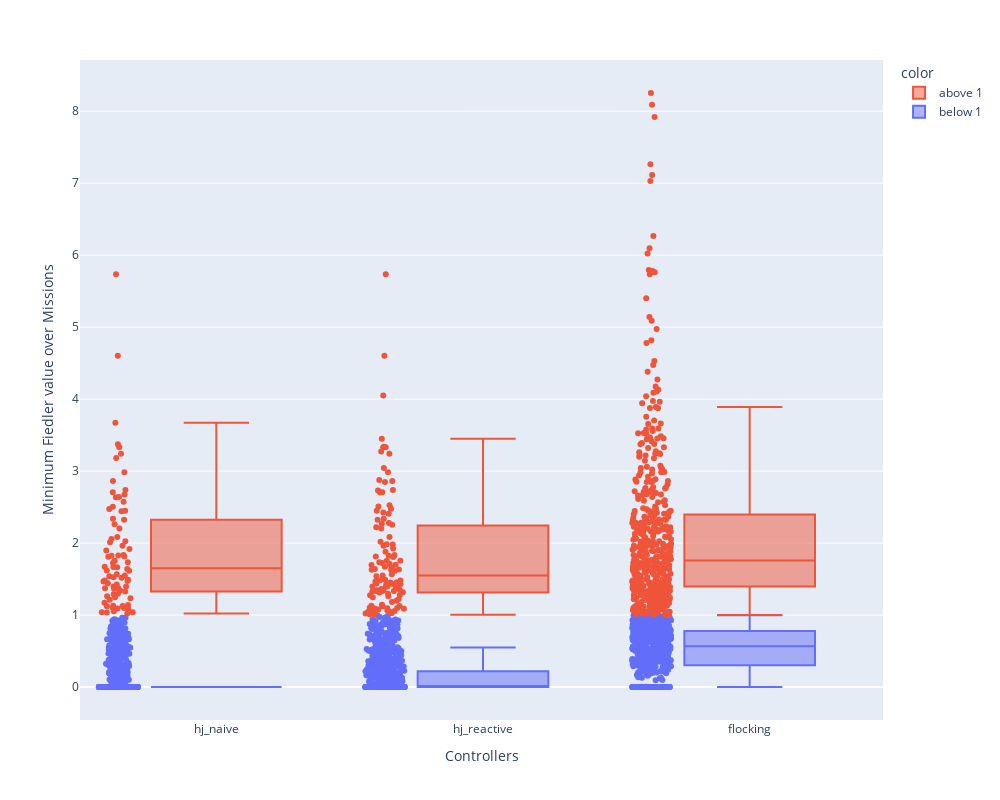

Here is the notebook cell this chart was saved with:
### Code cell
import plotly.express as px
import pandas as pd

# Create data frame
fiedler_dict = {"hj_naive": metrics_hj_naive["fiedler_min"],
                "hj_reactive": metrics_hj_reactive["fiedler_min"],
                "flocking": metrics_hj_flocking["fiedler_min"]}
beta_index_avg_df = pd.DataFrame(fiedler_dict)

# Create a list of colors based on the column values
colors = []
for col in beta_index_avg_df.columns:
    colors += ['red' if x < 1 else 'blue' for x in beta_index_avg_df[col]]
    # colors += ['red' if x < 1 else 'red' for x in beta_index_avg_df[col]]

# Create violin plot
fig_beta = px.box(beta_index_avg_df.melt(var_name='Controller', value_name='Minimum Fiedler value over Missions'), x='Controller', y='Minimum Fiedler value over Missions',
                      boxmode='overlay',color=colors, points="all")

# Add custom x and y labels
fig_beta.update_layout(
    xaxis_title="Controllers",
    yaxis_title="Minimum Fiedler value over Missions",
    legend_traceorder='reversed',
    height=800,
    width=1000
)
# Update the legend labels
fig_beta.update_traces(
    name='below 1',
    selector={'legendgroup': 'red'}
)
fig_beta.update_traces(
    name='above 1',
    selector={'legendgroup': 'blue'}
)

fig_beta.show()

### Figure 1 — Plotly figure (JSON) as saved in the notebook; plotly's stock layout.template omitted (floating-point values rounded to 4 significant figures; data arrays with more than 128 entries replaced by an {"elided": "..."} marker saying what was removed)
{"data": [{"alignmentgroup": "True", "boxpoints": "all", "hovertemplate": "color=red<br>Controller=%{x}<br>Minimum Fiedler value over Missions=%{y}<extra></extra>", "legendgroup": "red", "marker": {"color": "#636efa"}, "name": "below 1", "notched": false, "offsetgroup": "red", "orientation": "v", "showlegend": true, "type": "box", "x": {"elided": "2354 str values"}, "x0": " ", "xaxis": "x", "y": {"elided": "2354 float values"}, "y0": " ", "yaxis": "y"}, {"alignmentgroup": "True", "boxpoints": "all", "hovertemplate": "color=blue<br>Controller=%{x}<br>Minimum Fiedler value over Missions=%{y}<extra></extra>", "legendgroup": "blue", "marker": {"color": "#EF553B"}, "name": "above 1", "notched": false, "offsetgroup": "blue", "orientation": "v", "showlegend": true, "type": "box", "x": {"elided": "688 str values"}, "x0": " ", "xaxis": "x", "y": {"elided": "688 float values"}, "y0": " ", "yaxis": "y"}], "layout": {"boxmode": "overlay", "height": 800, "legend": {"title": {"text": "color"}, "tracegroupgap": 0, "traceorder": "reversed"}, "margin": {"t": 60}, "width": 1000, "xaxis": {"anchor": "y", "domain": [0, 1], "title": {"text": "Controllers"}}, "yaxis": {"anchor": "x", "domain": [0, 1], "title": {"text": "Minimum Fiedler value over Missions"}}}}
